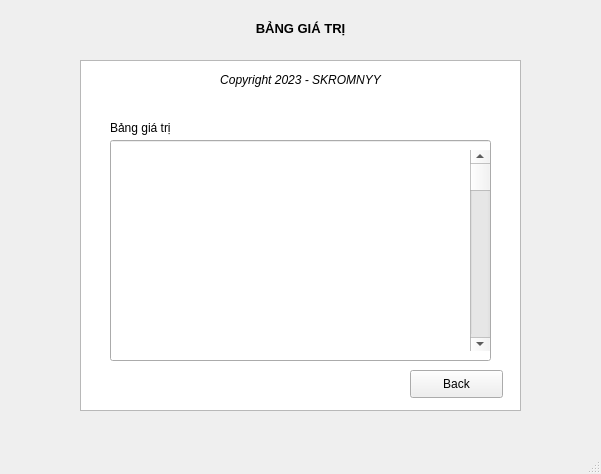
<?xml version="1.0" encoding="UTF-8"?>
<ui version="4.0">
 <class>homebanggiatri</class>
 <widget class="QMainWindow" name="homebanggiatri">
  <property name="geometry">
   <rect>
    <x>0</x>
    <y>0</y>
    <width>601</width>
    <height>474</height>
   </rect>
  </property>
  <property name="windowTitle">
   <string>MainWindow</string>
  </property>
  <widget class="QWidget" name="banggiatri">
   <widget class="QLabel" name="label">
    <property name="geometry">
     <rect>
      <x>0</x>
      <y>20</y>
      <width>601</width>
      <height>16</height>
     </rect>
    </property>
    <property name="font">
     <font>
      <family>Arial</family>
      <pointsize>10</pointsize>
      <weight>75</weight>
      <bold>true</bold>
     </font>
    </property>
    <property name="text">
     <string>BẢNG GIÁ TRỊ</string>
    </property>
    <property name="alignment">
     <set>Qt::AlignCenter</set>
    </property>
   </widget>
   <widget class="QTextBrowser" name="textBrowser">
    <property name="geometry">
     <rect>
      <x>80</x>
      <y>60</y>
      <width>441</width>
      <height>351</height>
     </rect>
    </property>
   </widget>
   <widget class="QLabel" name="label_2">
    <property name="geometry">
     <rect>
      <x>110</x>
      <y>120</y>
      <width>171</width>
      <height>16</height>
     </rect>
    </property>
    <property name="text">
     <string>Bảng giá trị</string>
    </property>
   </widget>
   <widget class="QLineEdit" name="outtable">
    <property name="geometry">
     <rect>
      <x>110</x>
      <y>140</y>
      <width>381</width>
      <height>221</height>
     </rect>
    </property>
   </widget>
   <widget class="QPushButton" name="back">
    <property name="geometry">
     <rect>
      <x>410</x>
      <y>370</y>
      <width>93</width>
      <height>28</height>
     </rect>
    </property>
    <property name="text">
     <string>Back</string>
    </property>
   </widget>
   <widget class="QLabel" name="label_5">
    <property name="geometry">
     <rect>
      <x>80</x>
      <y>70</y>
      <width>441</width>
      <height>20</height>
     </rect>
    </property>
    <property name="font">
     <font>
      <italic>true</italic>
     </font>
    </property>
    <property name="text">
     <string>Copyright 2023 - SKROMNYY</string>
    </property>
    <property name="alignment">
     <set>Qt::AlignCenter</set>
    </property>
   </widget>
   <widget class="QScrollBar" name="verticalScrollBar">
    <property name="geometry">
     <rect>
      <x>470</x>
      <y>150</y>
      <width>20</width>
      <height>201</height>
     </rect>
    </property>
    <property name="orientation">
     <enum>Qt::Vertical</enum>
    </property>
   </widget>
  </widget>
  <widget class="QMenuBar" name="menubar">
   <property name="geometry">
    <rect>
     <x>0</x>
     <y>0</y>
     <width>601</width>
     <height>26</height>
    </rect>
   </property>
  </widget>
  <widget class="QStatusBar" name="statusbar"/>
 </widget>
 <resources/>
 <connections/>
</ui>
